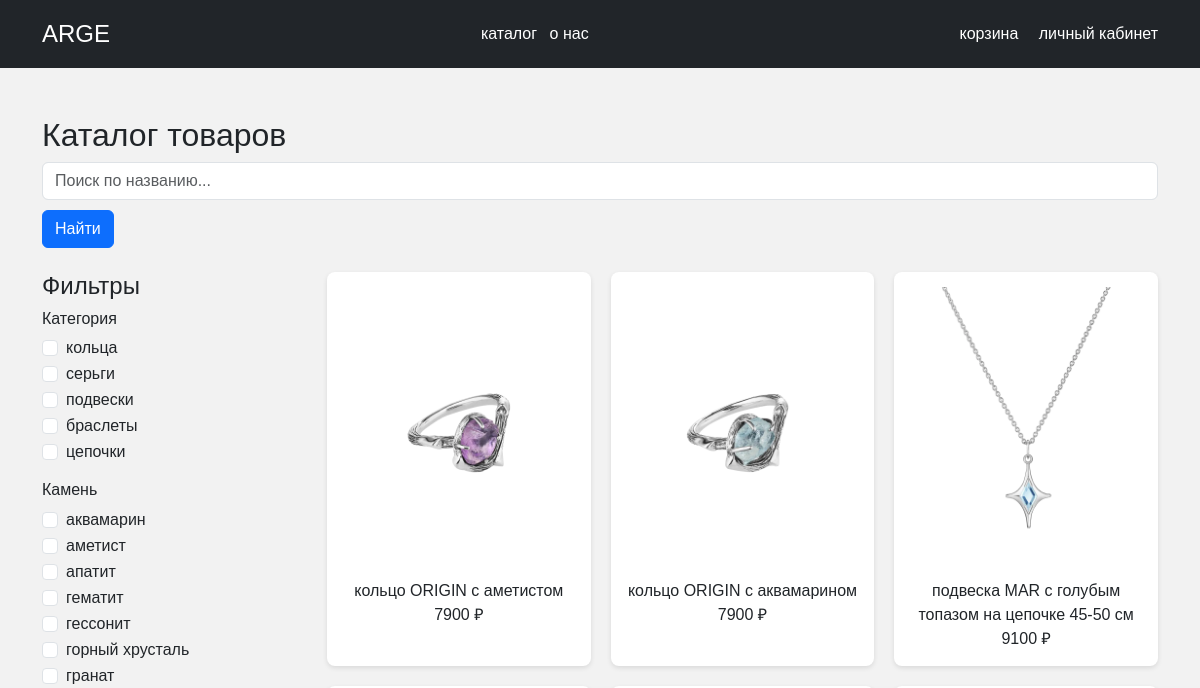
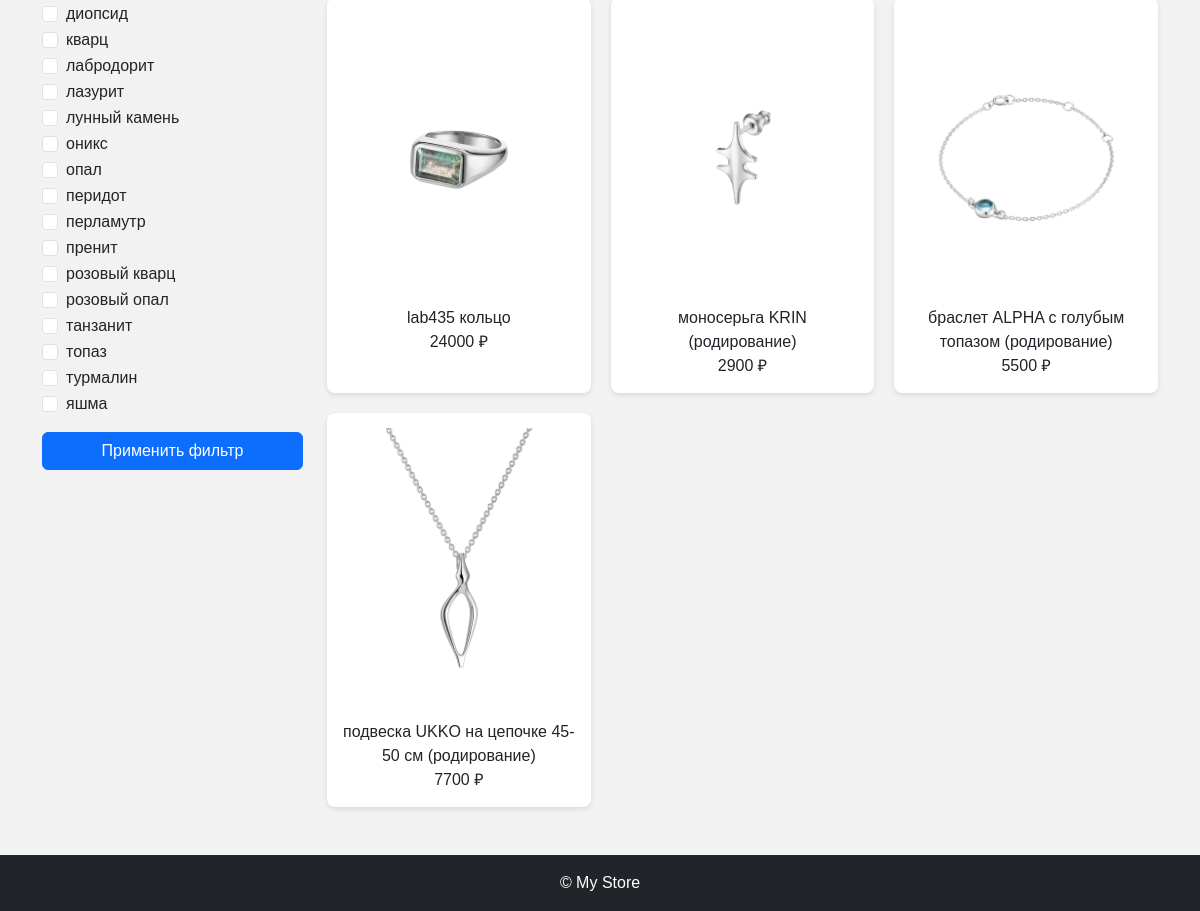
/catalog/, run on an earlier commit of the app's database (2 pictures, top to bottom).
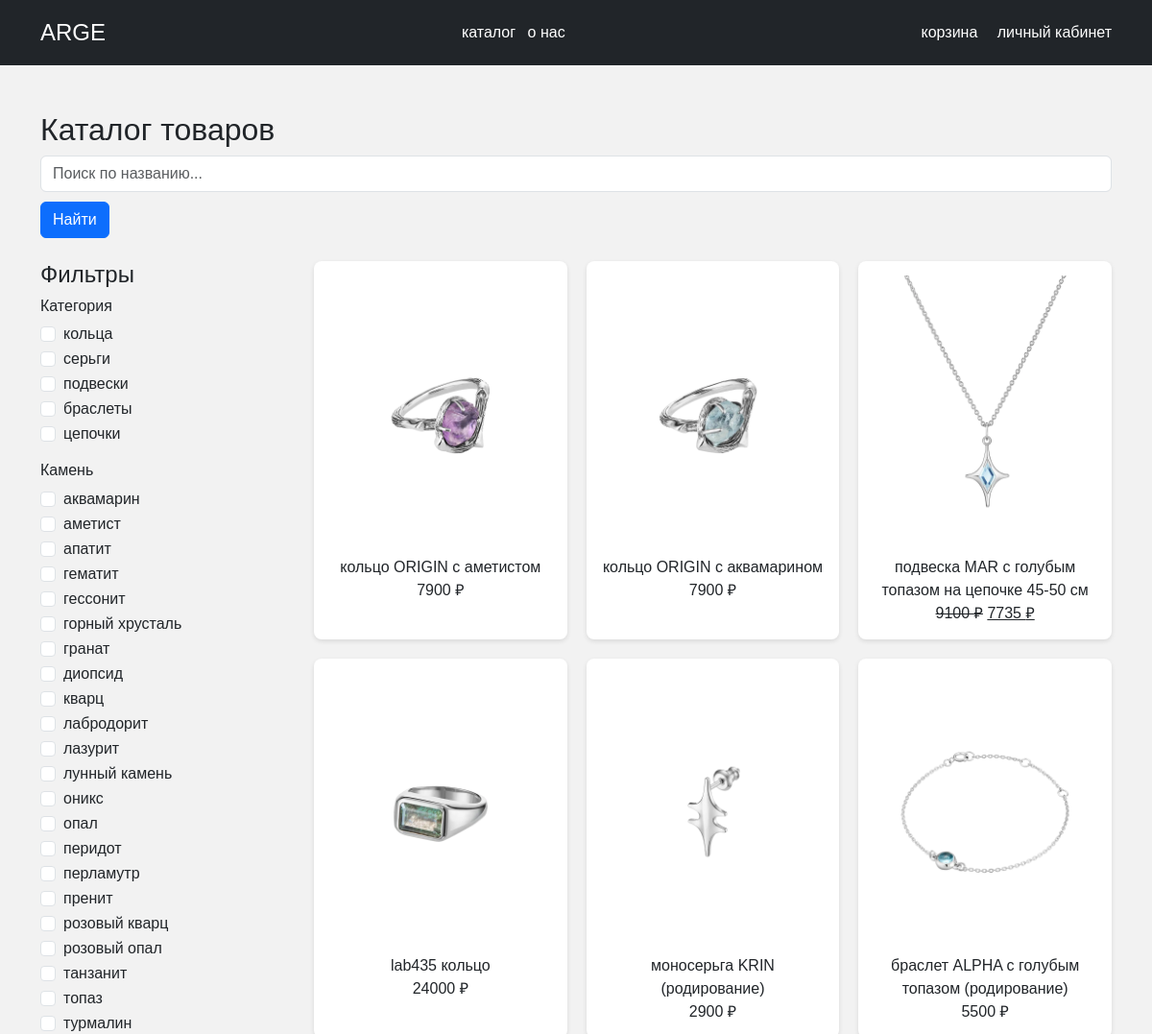
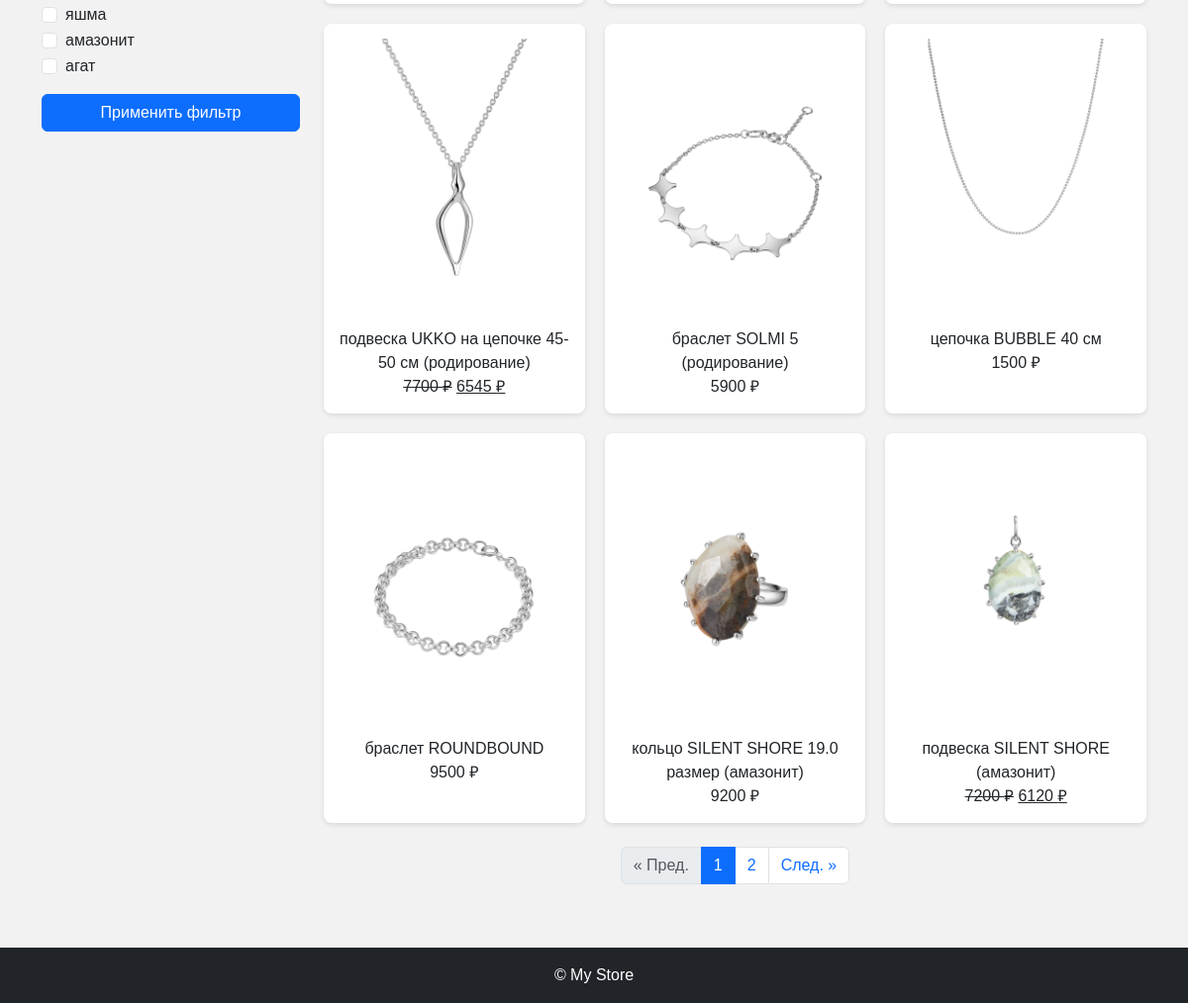
And on a later commit of the database (2 pictures, top to bottom).
### members/models.py (models this page shows, shortened)
class Category(models.Model):
    name = models.CharField(max_length=255)
    description = models.TextField()
    class Meta:
        verbose_name = "Категория"
        verbose_name_plural = "Категории"

class Gemestone(models.Model):
    name = models.CharField(max_length=255)
    class Meta:
        verbose_name = "Камень"
        verbose_name_plural = "Камни"

class Product(models.Model):
    name = models.CharField(max_length=255)
    description = models.TextField()
    price = models.DecimalField(max_digits=10, decimal_places=2)
    category = models.ForeignKey(Category, related_name='products', on_delete=models.CASCADE)
    status = models.CharField(max_length=50, default='available')
    view_count = models.PositiveIntegerField(default=0, verbose_name="Просмотров")
    created_at = models.DateTimeField(default=timezone.now, verbose_name="Дата добавления")
    objects = models.Manager()
    available = AvailableProductsManager()
    class Meta:
        ordering = ['-price']
    class Meta:
        verbose_name = "Товар"
        verbose_name_plural = "Товары"
    @property
    def discounted_price(self):
        now = timezone.now()
        event = SaleEvent.objects.filter(
            category=self.category,
            end_time__gt=now
        ).first()
        if not event:
            return None
        return self.price * (100 - event.discount) / 100

class ProductImg(models.Model):
    product = models.ForeignKey(Product, related_name='images', on_delete=models.CASCADE)
    img = models.ImageField(upload_to='product_images/', null=True, blank=True)
    class Meta:
        verbose_name = "Фото товара"
        verbose_name_plural = "Фото товаров"

class SaleEvent(models.Model):
    category = models.ForeignKey(Category, on_delete=models.CASCADE, verbose_name="Категория распродажи")
    discount = models.PositiveIntegerField(verbose_name="Скидка, %")
    end_time = models.DateTimeField(verbose_name="Конец акции")
    class Meta:
        verbose_name = "Событие распродажи"
        verbose_name_plural = "События распродаж"

### members/views.py (the view)
# urls.py: path('catalog/', views.catalog, name='catalog'),
def catalog(request):
    qs = Product.objects.all()
    category_id = request.GET.get('category')
    gemestone_id = request.GET.get('gemestone')
    q = request.GET.get('q')
    if category_id:
        qs = qs.filter(category_id=category_id)
    if gemestone_id:
        qs = qs.filter(gemestones__id=gemestone_id)
    if q:
        qs = qs.filter(name__icontains=q)
    paginator = Paginator(qs, 12)
    page_num = request.GET.get('page')
    try:
        page_obj = paginator.page(page_num)
    except PageNotAnInteger:
        page_obj = paginator.page(1)
    except EmptyPage:
        page_obj = paginator.page(paginator.num_pages)
    sale_event = SaleEvent.objects.filter(end_time__gt=timezone.now()).first()
    all_names = Product.objects.values_list('name', flat=True).distinct()
    categories = Category.objects.all()
    gemestones = Gemestone.objects.all()
    return render(request, 'catalog.html', {
        'products': page_obj,
        'page_obj': page_obj,
        'paginator': paginator,
        'sale_event': sale_event,
        'all_names': all_names,
        'categories': categories,
        'gemestones': gemestones,
        'search_query': q or '',
        'selected_category': category_id or '',
        'selected_gemestone': gemestone_id or '',
    })

### templates/catalog.html (shortened to what this page needs)
{% extends "base.html" %}
{% load static %}
{% block content %}
    <section class="collection">
        <h2>Каталог товаров</h2>
        <form method="get" class="form-inline mb-4">
            <div class="input-group">
                <input type="text" name="q" placeholder="Поиск по названию..." list="product_names" value="{{ search_query }}" class="form-control">
            </div>
            <button type="submit" class="btn btn-primary">Найти</button>
        </form>
        <div class="row">
            <div class="col-md-3">
                <h4>Фильтры</h4>
                <form method="get">
                    <div class="mb-3">
                        <h6>Категория</h6>
                        {% for category in categories %}
                            <div class="form-check">
                                <input class="form-check-input" type="checkbox" name="category" value="{{ category.id }}"
                                    {% if selected_category == category.id %}checked{% endif %}>
                                <label class="form-check-label">{{ category.name }}</label>
                            </div>
                        {% endfor %}
                    </div>
                    <div class="mb-3">
                        <h6>Камень</h6>
                        {% for gemestone in gemestones %}
                            <div class="form-check">
                                <input class="form-check-input" type="checkbox" name="gemestone" value="{{ gemestone.id }}"
                                    {% if selected_gemestone == gemestone.id %}checked{% endif %}>
                                <label class="form-check-label">{{ gemestone.name }}</label>
                            </div>
                        {% endfor %}
                    </div>
                    <button type="submit" class="btn btn-primary w-100">Применить фильтр</button>
                </form>
            </div>
            <div class="col-md-9">
                <div class="grid">
                    {% for product in products %}
                        <div class="product-card position-relative">
                            {% if product.images.all %}
                                <a href="{% url 'product_detail' product.id %}">
                                    <img src="{{ product.images.all.0.img.url }}" alt="{{ product.name }}">
                                </a>
                                <div>{{ product.name }}</div>
                                {% if product.discounted_price %}
                                    <div class="price">
                                        <del>{{ product.price|floatformat:0 }} ₽</del>
                                        <ins>{{ product.discounted_price|floatformat:0 }} ₽</ins>
                                    </div>
                                {% else %}
                                    <div class="price">{{ product.price|floatformat:0 }} ₽</div>
                                {% endif %}
                            {% else %}
                                <img src="https://via.placeholder.com/300x200"  alt="Нет изображения">
                                <div>Товар без изображения</div>
                                <div>Цена не указана</div>
                            {% endif %}
                        </div>
                    {% empty %}
                        <p>Товаров не найдено.</p>
                    {% endfor %}
                </div>
                {% if page_obj.has_other_pages %}
                    <nav aria-label="Пагинация">
                        <ul class="pagination justify-content-center mt-4">
                            {% if page_obj.has_previous %}
                                <li class="page-item">
                                    <a class="page-link" href="?page={{ page_obj.previous_page_number }}&q={{ search_query }}{% if selected_category %}&category={{ selected_category }}{% endif %}{% if selected_gemestone %}&gemestone={{ selected_gemestone }}{% endif %}"> &laquo; Пред.</a>
                                </li>
                            {% else %}
                            <li class="page-item disabled"><span class="page-link">&laquo; Пред.</span></li>
                            {% endif %}
                            {% for num in page_obj.paginator.page_range %}
                                {% if num >= page_obj.number|add:"-2" and num <= page_obj.number|add:"2" %}
                                    {% if num == page_obj.number %}
                                        <li class="page-item active"><span class="page-link">{{ num }}</span></li>
                                    {% else %}
                                        <li class="page-item">
                                            <a class="page-link" href="?page={{ num }}&q={{ search_query }}"> {{ num }}</a>
                                        </li>
                                    {% endif %}
                                {% endif %}
                            {% endfor %}
                            {% if page_obj.has_next %}
                                        <li class="page-item">
                                            <a class="page-link" href="?page={{ page_obj.next_page_number }}&q={{ search_query }}"> След. &raquo;</a>
                                        </li>
                                    {% else %}
                                        <li class="page-item disabled"><span class="page-link">След. &raquo;</span></li>
                                    {% endif %}
                        </ul>
                    </nav>
                {% endif %}
            </div>
        </div>
    </section>
{% endblock %}

### templates/base.html (shortened to what this page needs)
{% load static %}
<!DOCTYPE html>
<html lang="ru">
<head>
    <link href="https://cdn.jsdelivr.net/npm/bootstrap@5.3.0/dist/css/bootstrap.min.css"  rel="stylesheet">
    <link rel="stylesheet" href="{% static 'styles.css' %}">
</head>
<body>
    <header class="bg-dark text-white p-3">
        <div class="container">
            <div class="d-flex justify-content-between align-items-center">
                <a href="{% url 'home' %}" class="text-white text-decoration-none fs-4">ARGE</a>
                <nav>
                    <ul class="list-inline mb-0">
                        <li class="list-inline-item"><a href="{% url 'catalog' %}" class="text-white text-decoration-none">каталог</a></li>
                        <li class="list-inline-item"><a href="#" class="text-white text-decoration-none">о нас</a></li>
                    </ul>
                </nav>
                <div>
                    <a href="{% url 'cart' %}" class="text-white text-decoration-none me-3">корзина</a>
                    <a href="{% url 'profile' %}" class="text-white text-decoration-none">личный кабинет</a>
                </div>
            </div>
        </div>
    </header>
    <main class="container mt-5">
        {% block content %}{% endblock %}
    </main>
    <footer class="bg-dark text-white text-center p-3 mt-5">
        &copy; {{ current_year }} My Store
    </footer>
</body>
</html>

### static/styles.css (style rules this page uses)
body { font-family: sans-serif; margin: 0; background: #f2f2f2; }
.grid { display: grid; grid-template-columns: repeat(auto-fill, minmax(220px, 1fr)); gap: 20px; }
.product-card { background-color: #fff; padding: 15px; border-radius: 8px; box-shadow: 0 2px 5px rgba(0,0,0,0.1); text-align: center; }
.product-card img { width: 100%; height: auto; object-fit: cover; border-radius: 6px; }
.input-group .form-control { display: flex; flex-direction: row; margin-bottom: 10px; }

What changed in the data, as far as the page shows it:
added Gemestone: name "амазонит"
added Gemestone: name "агат"
changed Product "подвеска MAR c голубым топазом на цепочке 45-50 см": discounted_price (not shown) → "7735"
changed Product "подвеска UKKO на цепочке 45-50 см (родирование)": discounted_price (not shown) → "6545"
added Product: images.all.0.img (picture), name "браслет SOLMI 5 (родирование)", price "5900"
added Product: images.all.0.img (picture), name "цепочка BUBBLE 40 см", price "1500"
added Product: images.all.0.img (picture), name "браслет ROUNDBOUND", price "9500"
added Product: images.all.0.img (picture), name "кольцо SILENT SHORE 19.0 размер (амазонит)", price "9200"
added Product: images.all.0.img (picture), name "подвеска SILENT SHORE (амазонит)", price "7200", discounted_price "6120"
Also different on the page:
text now shown: "« Пред. След. »"
new list line: "1"
new list line: "2"
